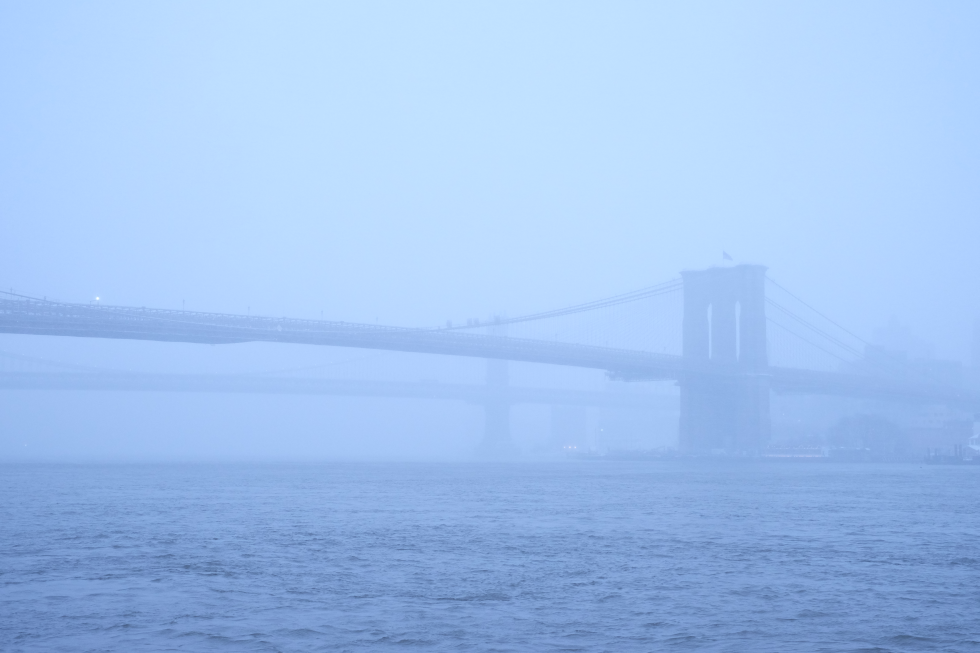
#> input picture resource/sample/test_image1.jpg, 4896 x 3264 px (shown at 1/5 size)
$ python playground.py
#> lines starting #> are read from the running program, lines starting #| are printed output that depends on the picture
### ImageUtilities/image_io.py
import PIL.Image
import numpy as np
import sys
from basement.compatibility import basestring


def open_image(filepath):
#> called with filepath = 'resource/sample/test_image1.jpg'
    return PIL.Image.open(filepath)
#> returned value is the input picture: PIL image 4896x3264 RGB; mean R, G, B 161.4, 194.5, 238.7


def write_image(image, filepath):
    try:
        image.save(filepath)
    except Exception:
        return False

def as_matrix(filepath_or_image):
    if isinstance(filepath_or_image, basestring):
        return np.asarray(open_image(filepath_or_image))
    else:
        return np.asarray(filepath_or_image, dtype = np.uint8)


def as_image(matrix):
    if len(matrix.shape) == 2:
        grayscale = True
    result = PIL.Image.fromarray(matrix)
    if grayscale:
        return result.convert('RGB')
    else:
        return result

### ImageUtilities/color_operations.py
import PIL.Image
import numpy as np
from .image_io import open_image, write_image
from scipy import misc


def to_grayscale(image, rgb_weights = None):
    if rgb_weights is None:
        rgb_weights = [1./3] * 3

    return np.dot(image[...,:3], rgb_weights)
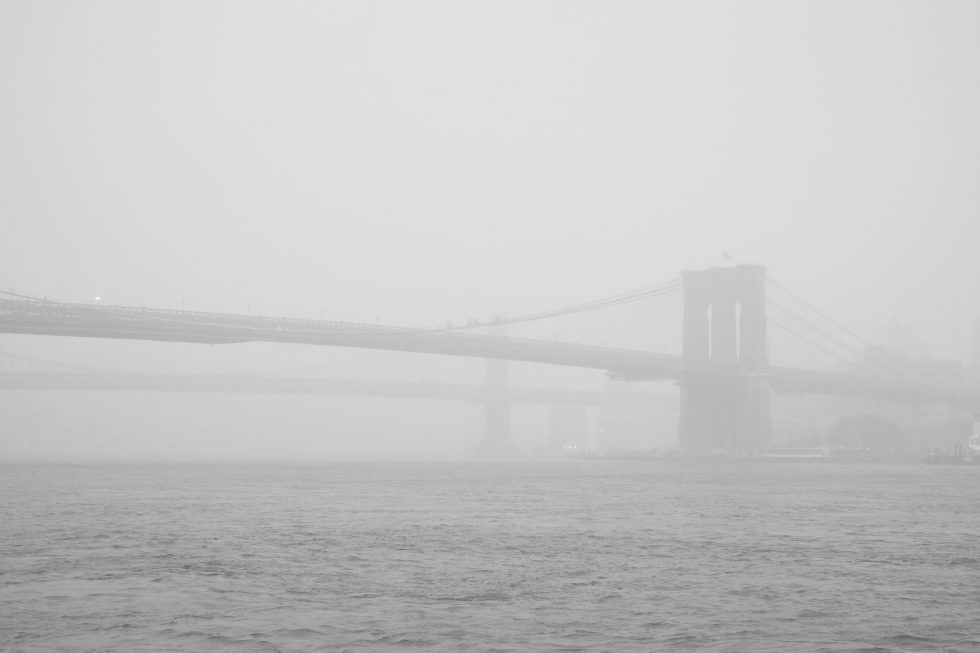
#> returned value: shape (3264, 4896) float64 (shown at 1/5 size); min 85, max 254.7, mean 198.2

### playground.py
# this provide a playground for easier import while debugging the code.


from ImageUtilities.image_io import open_image, write_image, as_matrix, as_image
from ImageUtilities.color_operations import to_grayscale
import os
import pdb


test_file = os.path.join(os.getcwd(), "resource", "sample", "test_image1.jpg")
output = os.path.join(os.getcwd(), "test", "test_grayscale.jpg")

if __name__ == '__main__':
    image = open_image(test_file)
    s = as_matrix(image)
    grey = to_grayscale(s)
    new_image = as_image(grey)
    print(grey.shape)
#| (3264, 4896)
    write_image(new_image, output)


    pdb.set_trace()
